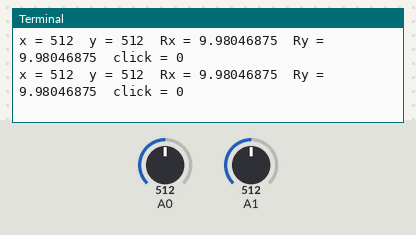
A program run on a simulated Raspberry Pi (BCM pin numbers) with a GrovePi. Parts: the last lines printed to the terminal. Inputs (shaded band) come from the test bench; at power-on: A0 = 512, A1 = 512 (analog values on the 0–1023 scale).

Above: at 1.2 s.
1.3 s: A0 set to 716
At 1.9 s:
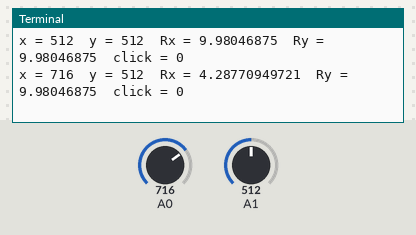
2.8 s: A1 set to 716
At 3.4 s:
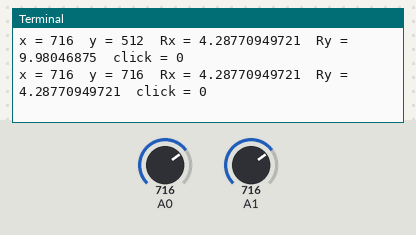
4.3 s: A0 set to 900
At 5.0 s:
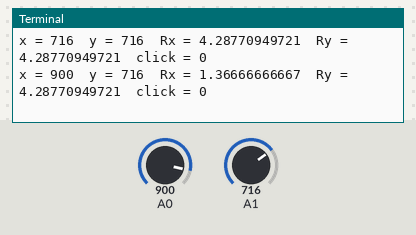
5.8 s: A1 set to 900
At 6.5 s:
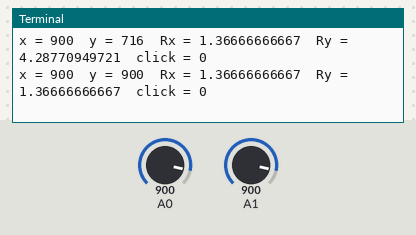
Timing chart, 0 to 8.3 s (numbered marks = the images above; inputs shaded):
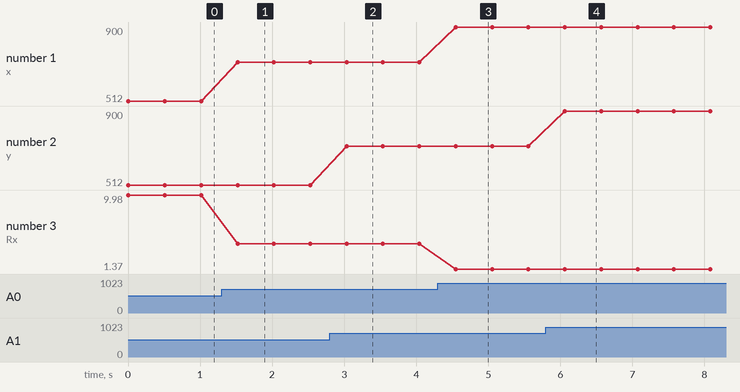

Measured:
- after the input at 1.3 s, the terminal: prints a new line after 0.22 s (image 1)
- after the input at 2.8 s, the terminal: prints a new line after 0.23 s (image 2)
- after the input at 4.3 s, the terminal: prints a new line after 0.25 s (image 3)
- after the input at 5.8 s, the terminal: prints a new line after 0.26 s (image 4)
- plotted number 1: 512 → 716 after the input at 1.3 s, 716 → 900 after the input at 4.3 s
- plotted number 3: 9.98 → 4.29 after the input at 1.3 s, 4.29 → 1.37 after the input at 4.3 s

The program:

Thumb_Joystick.py
```python
import time
import grovepi

# Connect the Grove Thumb Joystick to analog port A0

# GrovePi Port A0 uses Arduino pins 0 and 1
# GrovePi Port A1 uses Arduino pins 1 and 2
# Don't plug anything into port A1 that uses pin 1
# Most Grove sensors only use 3 of their 4 pins, which is why the GrovePi shares Arduino pins between adjacent ports
# If the sensor has a pin definition SIG,NC,VCC,GND, the second (white) pin is not connected to anything

# If you wish to connect two joysticks, use ports A0 and A2 (skip A1)

# Uses two pins - one for the X axis and one for the Y axis
# This configuration means you are using port A0
xPin = 0
yPin = 1
grovepi.pinMode(xPin,"INPUT")
grovepi.pinMode(yPin,"INPUT")

# The Grove Thumb Joystick is an analog device that outputs analog signal ranging from 0 to 1023
# The X and Y axes are two ~10k potentiometers and a momentary push button which shorts the x axis

# My joystick produces slightly different results to the specifications found on the url above
# I've listed both here:

# Specifications
#     Min  Typ  Max  Click
#  X  206  516  798  1023
#  Y  203  507  797

# My Joystick
#     Min  Typ  Max  Click
#  X  253  513  766  1020-1023
#  Y  250  505  769
while True:
    try:
        # Get X/Y coordinates
        x = grovepi.analogRead(xPin)
        y = grovepi.analogRead(yPin)

        # Calculate X/Y resistance
        Rx = (float)(1023 - x) * 10 / x
        Ry = (float)(1023 - y) * 10 / y

        # Was a click detected on the X axis?
        click = 1 if x >= 1020 else 0

        print "x =", x, " y =", y, " Rx =", Rx, " Ry =", Ry, " click =", click
        time.sleep(.5)

    except IOError:
        print "Error"
```
